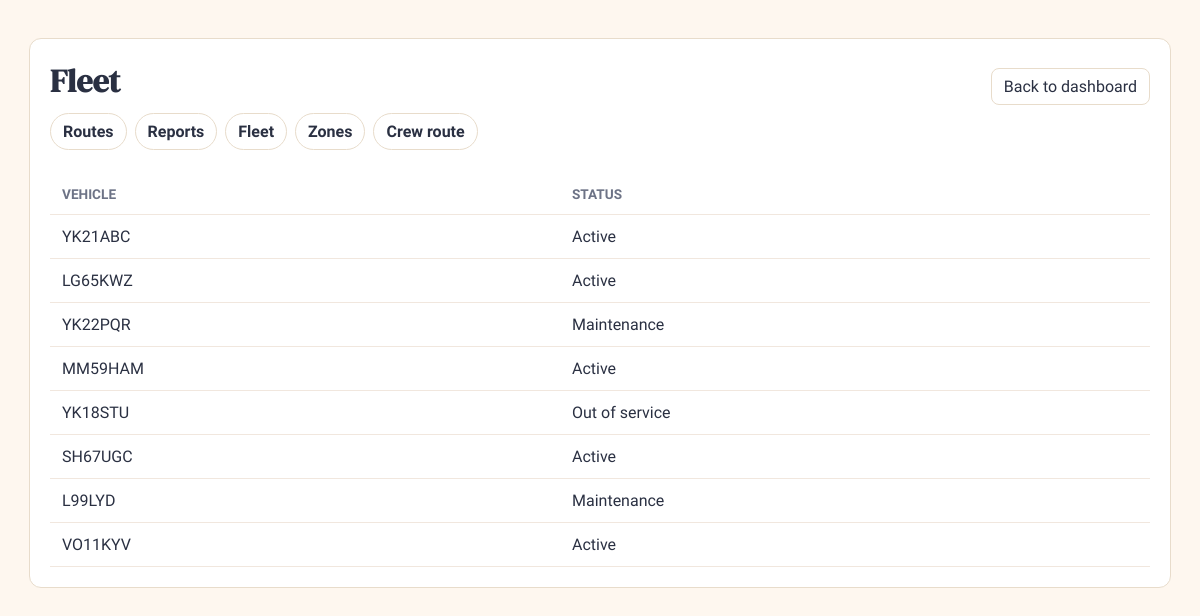
Page /adminpanel/fleet/ (signed in) on the committed database.
### bins/views.py (the view)
# urls.py: path("adminpanel/fleet/", admin_fleet_view, name="admin-fleet"),
@login_required
def admin_fleet_view(request):
	if get_user_primary_role(request.user) != "Admin":
		return redirect("role-dashboard", role_slug=role_slug_for_user(request.user))
	context = get_sql_admin_context()
	context.update({
		"role_slug": role_slug_for_user(request.user),
	})
	return render(request, "bins/admin_fleet.html", {"fleet": context.get("sql_fleet", []), **context})

### bins/sql_data.py (called while the page is built, shortened)
def _sql_rows(query, params=()):
    with connection.cursor() as cursor:
        cursor.execute(query, params)
        columns = [column[0] for column in cursor.description]
        return [dict(zip(columns, row)) for row in cursor.fetchall()]

def _parse_sql_date(value):
    if value in (None, ""):
        return None

def _to_float(value, default=0.0):
    if value in (None, ""):
        return default
    try:
        return float(value)
    except (TypeError, ValueError):
        return default

def _latest_report_by_bin():
    latest = {}
    for report in _sql_rows(
        "SELECT report_id, bin_id, fill_level, report_time, status FROM report ORDER BY report_id"
    ):
        latest[report["bin_id"]] = report
    return latest

def _report_rows():
    return _sql_rows(
        """
        SELECT
            r.report_id,
            r.bin_id,
            r.fill_level,
            r.report_time,
            r.status,
            b.status AS bin_status,
            bt.type_name,
            bt.colour_code,
            ha.street,
            ha.city,
            ha.postcode
        FROM report r
        LEFT JOIN bin b ON b.bin_id = r.bin_id
        LEFT JOIN bin_type bt ON bt.bin_type_id = b.bin_type_id
        LEFT JOIN home_address ha ON ha.address_id = b.address_id
        ORDER BY r.report_id DESC
        """
    )

def _route_rows():
    return _sql_rows(
        """
        SELECT
            r.route_id,
            r.zone_id,
            r.user_id,
            r.vehicle_id,
            r.assigned_driver_id,
            r.route_date,
            r.status,
            z.zone_name,
            z.region AS zone_region,
            su.forename || ' ' || su.surname AS assigned_user_name,
            v.license_plate,
            v.status AS vehicle_status
        FROM route r
        LEFT JOIN zone z ON z.zone_id = r.zone_id
        LEFT JOIN smart_user su ON su.user_id = r.user_id
        LEFT JOIN vehicle v ON v.vehicle_id = r.vehicle_id
        ORDER BY r.route_id
        """
    )

### bins/views.py (called while the page is built)
def get_user_primary_role(user):
	if user.is_superuser:
		return "Admin"
	for role_name in ROLE_SLUGS:
		if user.groups.filter(name=role_name).exists():
			return role_name
	return None

def role_slug_for_user(user):
	role_name = get_user_primary_role(user)
	if not role_name:
		return None
	return ROLE_SLUGS[role_name]

### bins/templates/bins/admin_fleet.html (shortened to what this page needs)
<!doctype html>
<html lang="en">
  <head>
  </head>
  <body>
    <div class="container">
      <div class="title">
        <h1>Fleet</h1>
        <div>
          <a class="back" href="{% url 'role-dashboard' role_slug=role_slug %}">Back to dashboard</a>
        </div>
      </div>
      <div class="nav">
        <a href="{% url 'admin-routes' %}">Routes</a>
        <a href="{% url 'admin-reports' %}">Reports</a>
        <a href="{% url 'admin-fleet' %}">Fleet</a>
        <a href="{% url 'admin-zones' %}">Zones</a>
        <a href="{% url 'crew-route' %}">Crew route</a>
      </div>
      <table>
        <thead>
          <tr>
            <th>Vehicle</th>
            <th>Status</th>
          </tr>
        </thead>
        <tbody>
          {% for vehicle in fleet %}
          <tr>
            <td>{{ vehicle.license_plate }}</td>
            <td>{{ vehicle.status }}</td>
          </tr>
          {% empty %}
          <tr><td colspan="2">No vehicles available.</td></tr>
          {% endfor %}
        </tbody>
      </table>
    </div>
  </body>
</html>

### bins/templates/bins/admin_fleet.html (style rules this page uses)
:root { --bg:#fef7ef;--card:#fff;--text:#2a3042;--muted:#6d7386;--accent:#de7c4e;--border:#e8dccb }
body { font-family:"Work Sans",Arial,Helvetica,sans-serif;margin:0;background:var(--bg);color:var(--text);padding:20px }
.container { max-width:1100px;margin:18px auto;background:var(--card);border:1px solid var(--border);border-radius:12px;padding:20px }
h1 { font-family:"DM Serif Display",Georgia,serif;margin:0 0 10px }
table { width:100%;border-collapse:collapse;margin-top:12px }
th,td { padding:12px;border-bottom:1px solid #f1e7de;text-align:left }
th { color:var(--muted);font-size:0.85rem;text-transform:uppercase }
.back { display:inline-block;margin-left:12px;padding:8px 12px;border-radius:8px;background:#fff;border:1px solid var(--border);text-decoration:none;color:var(--text) }
.nav { display:flex;gap:8px;margin-bottom:24px }
.nav a { padding:8px 12px;border-radius:999px;background:#fff;border:1px solid var(--border);text-decoration:none;color:var(--text);font-weight:600 }
.title { display:flex;align-items:center;justify-content:space-between }

### rows in the picture
vehicle: license_plate "YK21ABC", status "Active"
vehicle: license_plate "LG65KWZ", status "Active"
vehicle: license_plate "YK22PQR", status "Maintenance"
vehicle: license_plate "MM59HAM", status "Active"
vehicle: license_plate "YK18STU", status "Out of service"
vehicle: license_plate "SH67UGC", status "Active"
vehicle: license_plate "L99LYD", status "Maintenance"
vehicle: license_plate "VO11KYV", status "Active"
